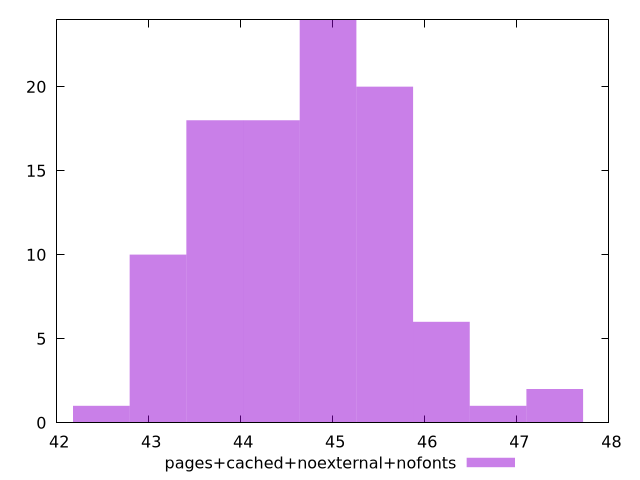

gnuplot code for this plot:
$_pagesCachedNoexternalNofonts <<EOF
44.33316877940463 18
44.94890723467414 24
45.564645689943646 20
46.18038414521316 6
43.71743032413512 18
43.101691868865615 10
42.48595341359611 1
47.411861055752176 2
46.79612260048267 1
EOF
set key outside below
set terminal pngcairo
set output "report_00005_2020-11-02T22-26-11.212Z/bootup-time/pages+cached+noexternal+nofonts//raw_hist.png"
set yrange [0:24]
set boxwidth 0.6157384552695088
set style fill transparent solid 0.5 noborder
plot $_pagesCachedNoexternalNofonts title "pages+cached+noexternal+nofonts" with boxes ,
